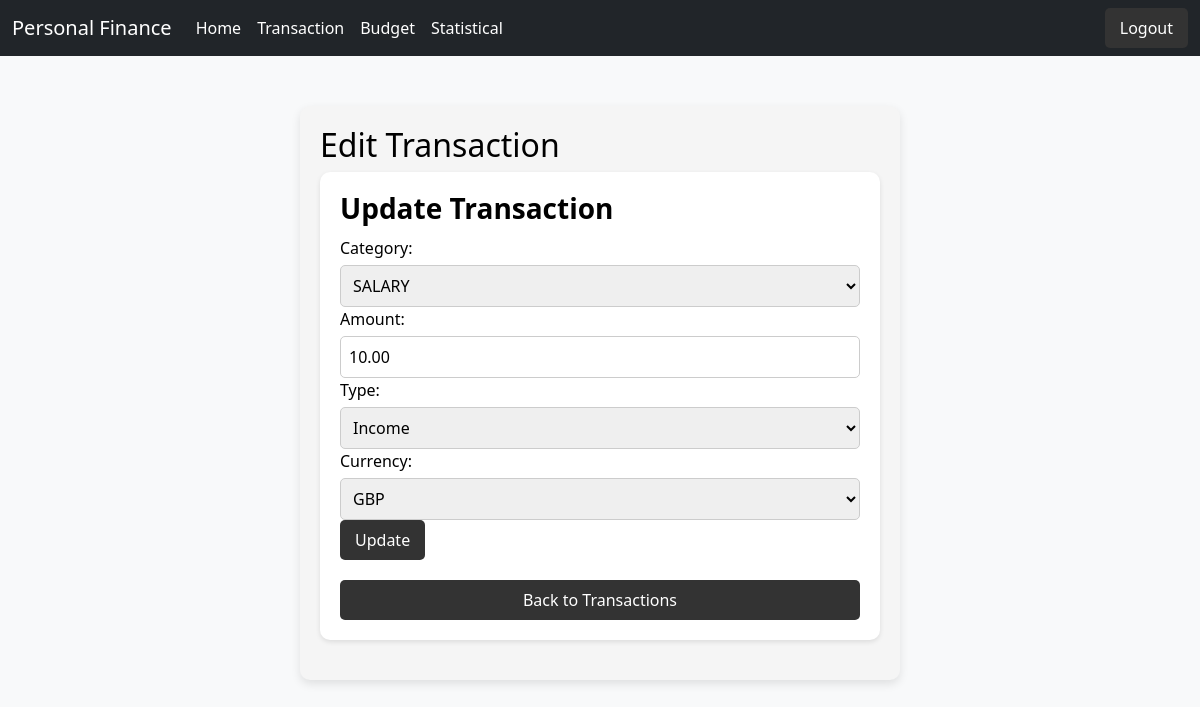
Page /transactions/edit/3/ (signed in) on the committed database.
### finance/models.py (models this page shows, shortened)
class Transaction(models.Model):
    user = models.ForeignKey(User, on_delete=models.CASCADE)
    category = models.ForeignKey('Category', on_delete=models.SET_NULL, null=True)
    currency = models.ForeignKey('Currency', on_delete=models.SET_NULL, null=True)
    amount = models.DecimalField(max_digits=10, decimal_places=2)
    transaction_type = models.CharField(max_length=10, choices=[("income", "Income"), ("expense", "Expense")])
    transaction_date = models.DateTimeField()
    description = models.TextField(blank=True, null=True)
    created_time = models.DateTimeField(auto_now_add=True)

class Category(models.Model):
    category_name = models.CharField(max_length=100)
    category_type = models.CharField(max_length=10, choices=[("income", "Income"), ("expense", "Expense")])

class Currency(models.Model):
    currency_name = models.CharField(max_length=50, unique=True)
    currency_rate = models.DecimalField(max_digits=10, decimal_places=4)
    update_time = models.DateTimeField(auto_now=True)

### finance/views.py (the view)
# urls.py: path('transactions/edit/<int:transaction_id>/', transaction_edit_view, name='transaction_edit'),
@login_required
def transaction_edit_view(request, transaction_id):
    transaction = get_object_or_404(Transaction, id=transaction_id, user=request.user)  # 确保当前用户只能编辑自己的交易
    categories = Category.objects.all()
    currencies = Currency.objects.all()
    if request.method == 'POST':
        form = TransactionForm(request.POST, instance=transaction)  # 绑定现有交易数据
        if form.is_valid():
            form.save()
            return redirect('transaction_list')  # 编辑成功后跳转回交易列表
    else:
        form = TransactionForm(instance=transaction)  # 让表单显示原来的交易数据
    return render(request, 'finance/edit_transaction.html', {
        'form': form,
        'transaction': transaction,  # 确保模板能拿到 `transaction.id`
        'categories': categories,
        'currencies': currencies
    })

### finance/form.py
class TransactionForm(forms.ModelForm):
    class Meta:
        model = Transaction
        fields = ['category', 'currency', 'amount', 'transaction_type', 'description']

### templates/finance/edit_transaction.html (shortened to what this page needs)
{% extends "finance/base.html" %}
{% block content %}
<div class="transaction-container">
    <h2>Edit Transaction</h2>
    <div class="section">
        <h3>Update Transaction</h3>
        <form method="POST" action="{% url 'transaction_edit' transaction.id %}">
            <label>Category:</label>
            <select name="category" required>
                {% for category in categories %}
                    <option value="{{ category.id }}" {% if transaction.category.id == category.id %}selected{% endif %}>
                        {{ category.category_name }}
                    </option>
                {% endfor %}
            </select>
            <label>Amount:</label>
            <input type="number" name="amount" step="0.01" value="{{ transaction.amount }}" required>
            <label>Type:</label>
            <select name="transaction_type">
                <option value="income" {% if transaction.transaction_type == 'income' %}selected{% endif %}>Income</option>
            </select>
            <label>Currency:</label>
            <select name="currency">
                {% for currency in currencies %}
                    <option value="{{ currency.id }}" {% if transaction.currency.id == currency.id %}selected{% endif %}>
                        {{ currency.currency_name }}
                    </option>
                {% endfor %}
            </select>
            <button type="submit" class="btn">Update</button>
        </form>
        <a href="{% url 'transaction_list' %}" class="btn back-btn">Back to Transactions</a>
    </div>
</div>
{% endblock %}

### templates/finance/base.html (style rules this page uses)
body { background-color: #f8f9fa; color: #000; }

### templates/finance/edit_transaction.html (style rules this page uses)
.transaction-container { max-width: 600px; margin: 50px auto; padding: 20px; background: #f5f5f5; border-radius: 10px; box-shadow: 0 4px 10px rgba(0, 0, 0, 0.1); }
.section { padding: 20px; border-radius: 10px; box-shadow: 0 2px 5px rgba(0, 0, 0, 0.1); margin-bottom: 20px; background: #fff; }
.section h3 { margin-bottom: 10px; font-weight: bold; }
.btn { padding: 8px 15px; background: #333; color: #fff; border-radius: 5px; text-decoration: none; transition: 0.3s; display: inline-block; cursor: pointer; border: none; }
input, select { padding: 8px; margin-top: 5px; width: 100%; border: 1px solid #ccc; border-radius: 5px; }
.back-btn { display: block; margin-top: 20px; text-align: center; }

### rows in the picture
Transaction: category "SALARY", transaction_type "Income", currency "GBP"
